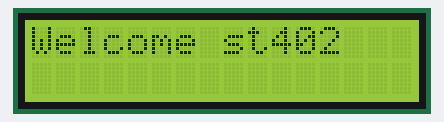
The sketch below on a simulated Arduino Uno, built with avr-gcc and run on an emulated ATmega328P. Shown: 16×2 character LCD.

Above: at 0.1 s.
At 5.2 s:
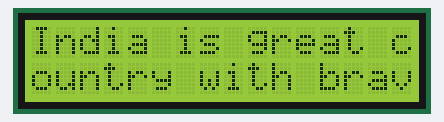
At 9.4 s:
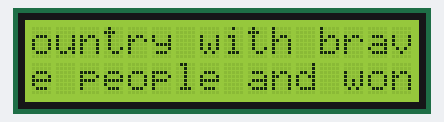
At 13.6 s:
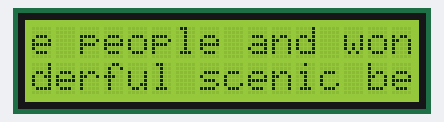
At 22.1 s:
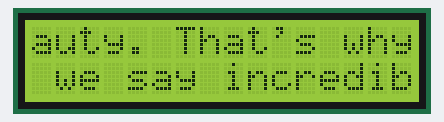
At 38.9 s:
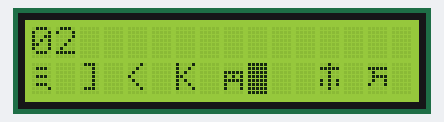

Measured:
- what the display in image 1 shows lasts 1.1 s, from 5.2 s to 6.3 s

The sketch:

LCD.ino
```cpp
// include the library code:
#include <LiquidCrystal.h>
// A0=14 to A5=19  -
int rs=19 , e=18, d4=17,d5=16, d6=15,d7=14;
LiquidCrystal lcd(rs, e, d4, d5, d6, d7);

void setup() {
  lcd.begin(16, 2);// set up the LCD's number of columns and rows:
  lcd.print("Welcome st402 ");// Print a message to the LCD.
  delay(2000);  lcd.clear();
}
char str[] = "India is great country with brave people and wonderful scenic beauty. That's why we say incredible India" ;
int a=0;
void loop() {
  lcd.clear();
  lcd.setCursor(0, 0);
  for (int i=a ; i<a+16 ; i++)  {
    lcd.print(str[i]);
    delay(100);
  }
  lcd.setCursor(0, 1);
  for (int i=a+16 ; i<a+32 ; i++)  {
    lcd.print(str[i]);
    delay(100);
  }
  a=a+16;
  // check for overflow
  delay(1000);
}
```
